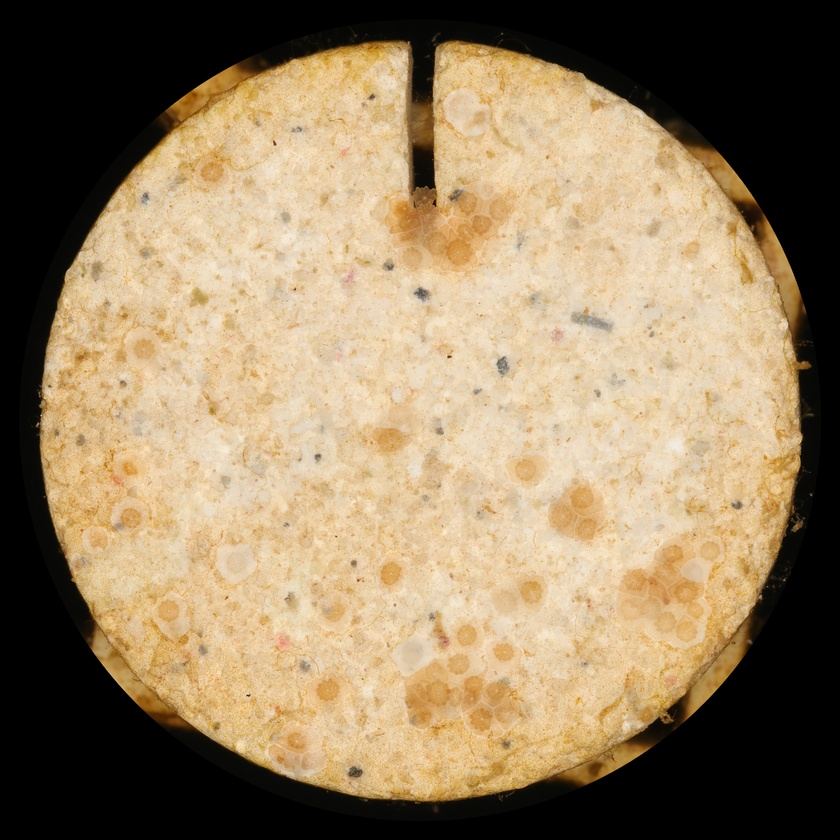
#> input picture Coral/CoralBabies/1.JPG, 840 x 840 px, shrunk from 3532 x 3532 before the run, found by its file name; its folder holds only this picture in this run
$ python Laws.py
#> lines starting #> are read from the running program, lines starting #| are printed output that depends on the picture
import cv2 as cv
import numpy as np
from sklearn.cluster import KMeans

def create_laws_kernels():
    # Define 1D masks
    L5 = np.array([1, 4, 6, 4, 1])  # Level
    E5 = np.array([-1, -2, 0, 2, 1])  # Edge
    S5 = np.array([-1, 0, 2, 0, -1])  # Spot
    R5 = np.array([1, -4, 6, -4, 1])  # Ripple
    W5 = np.array([-1, 2, 0, -2, 1])  # Wave

    # Generate 2D kernels
    kernels = []
    masks = [L5, E5, S5, R5, W5]
    for i in masks:
        for j in masks:
            kernels.append(np.outer(i, j))  # Outer product to create 2D kernel
    return kernels

def laws_texture_segmentation(image, num_segments=3):
    # Generate Laws' kernels
    kernels = create_laws_kernels()

    # Compute texture energy
    energy_maps = []
    for kernel in kernels:
        filtered = cv.filter2D(image, -1, kernel)  # Convolve with the kernel
        energy = cv.GaussianBlur(filtered**2, (5, 5), 0)  # Smooth squared result
        energy_maps.append(energy)

    # Stack energy maps into a single feature vector
    feature_vector = np.stack([e.flatten() for e in energy_maps], axis=1)

    # Perform K-Means clustering with k-means++ initialization
    kmeans = KMeans(n_clusters=num_segments, init='k-means++', random_state=0).fit(feature_vector)
    labels = kmeans.labels_.reshape(image.shape)

    # Create a color-mapped segmentation image
    segmented_image = np.zeros((image.shape[0], image.shape[1], 3), dtype=np.uint8)

    # Define colors for segments
    colors_list = [
        [255, 0, 0],   # Red
        [0, 255, 0],   # Green
        [0, 0, 255],   # Blue
        # Add more colors if needed
    ]

    if num_segments <= len(colors_list):
        colors = np.array(colors_list[:num_segments])
    else:
        # If num_segments is greater than colors_list length, generate random colors
        colors = np.random.randint(0, 255, size=(num_segments, 3))

    for segment in range(num_segments):
        segmented_image[labels == segment] = colors[segment]

    return segmented_image

def main():
    for i in range(1, 7):
        image = cv.imread(f"Coral/CoralBabies/{i}.JPG", cv.IMREAD_GRAYSCALE)
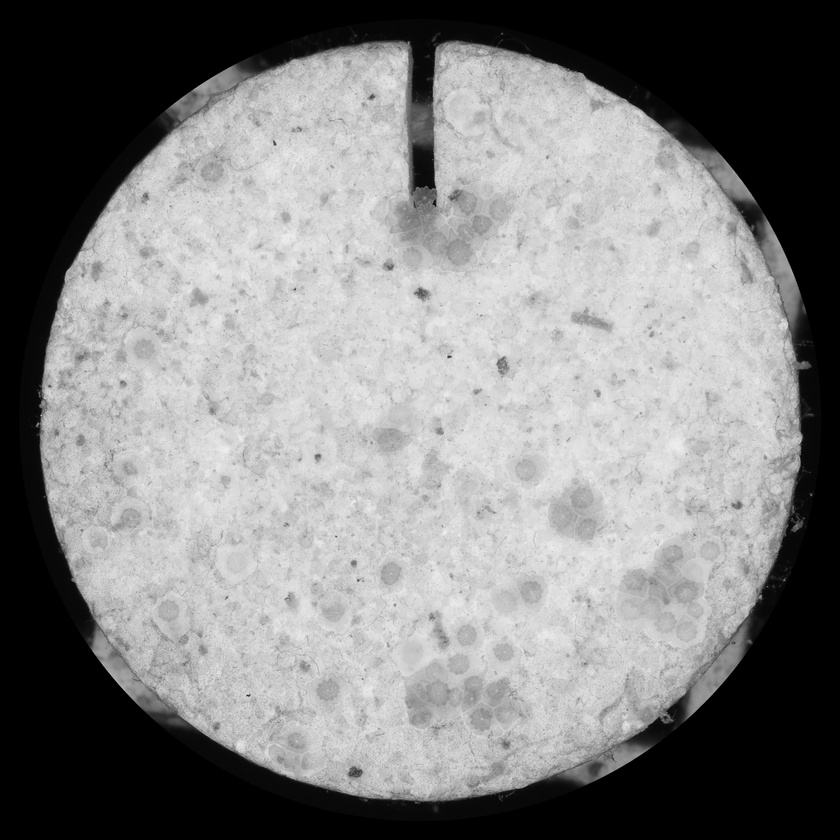
#> image: shape (840, 840); min 0, max 244, mean 130.6
        laws_segmented_image = laws_texture_segmentation(image)
#> the loop in laws_texture_segmentation, `for kernel in kernels:` made 25 passes
#> pass 1, in laws_texture_segmentation, `filtered = cv.filter2D(image, -1, kernel)`:
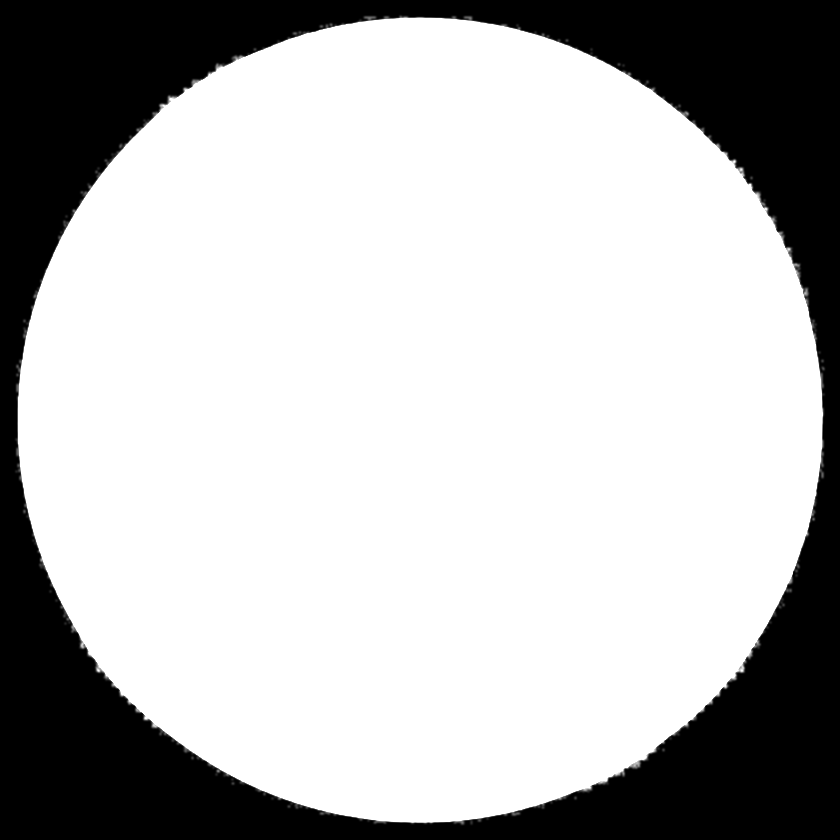
#> filtered: shape (840, 840); min 0, max 255, mean 185
#> pass 1, in laws_texture_segmentation, `energy = cv.GaussianBlur(filtered**2, (5, 5), 0)`:
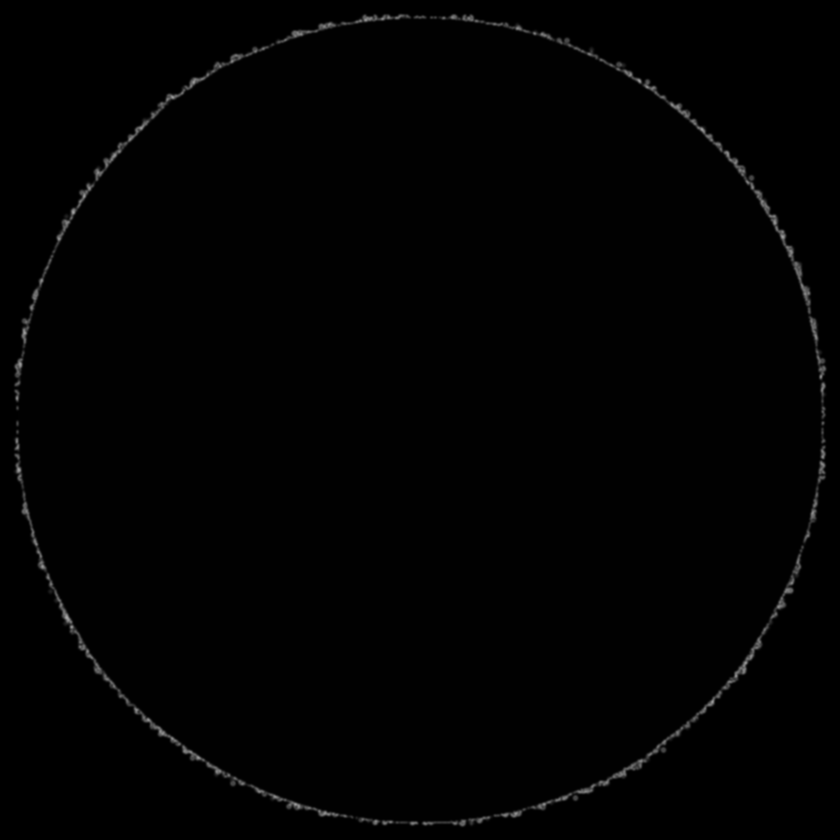
#> energy: shape (840, 840); min 0, max 165, mean 2
#> pass 2, in laws_texture_segmentation, `energy = cv.GaussianBlur(filtered**2, (5, 5), 0)`:
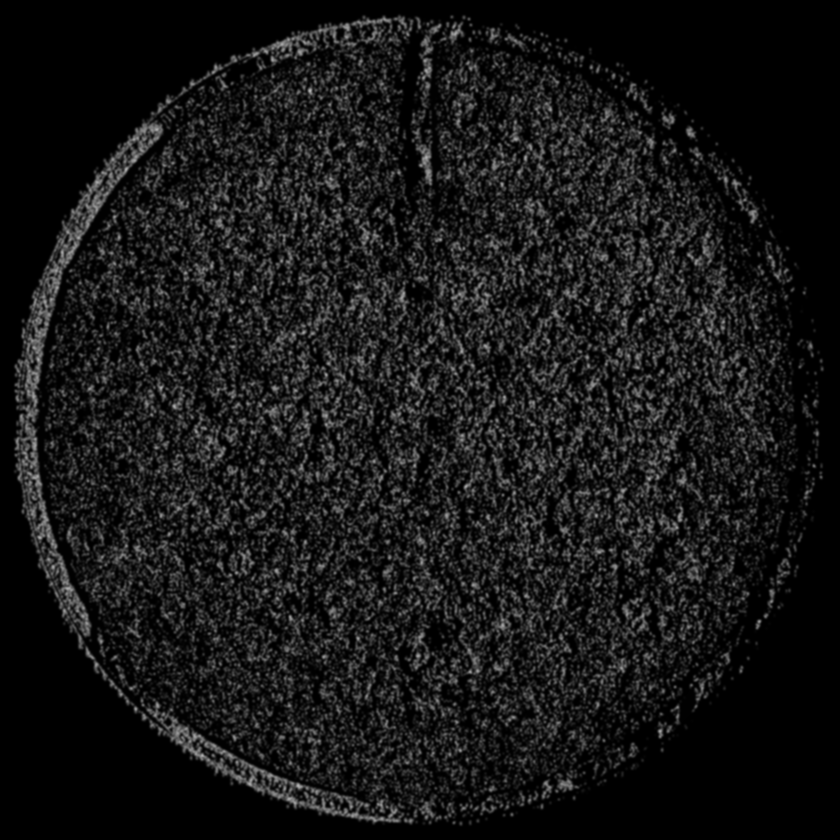
#> energy: shape (840, 840); min 0, max 178, mean 22.8
#> after the loop in laws_texture_segmentation, `for kernel in kernels:`: energy_maps = 25 items
#> in laws_texture_segmentation, `labels = kmeans.labels_.reshape(image.shape)`:
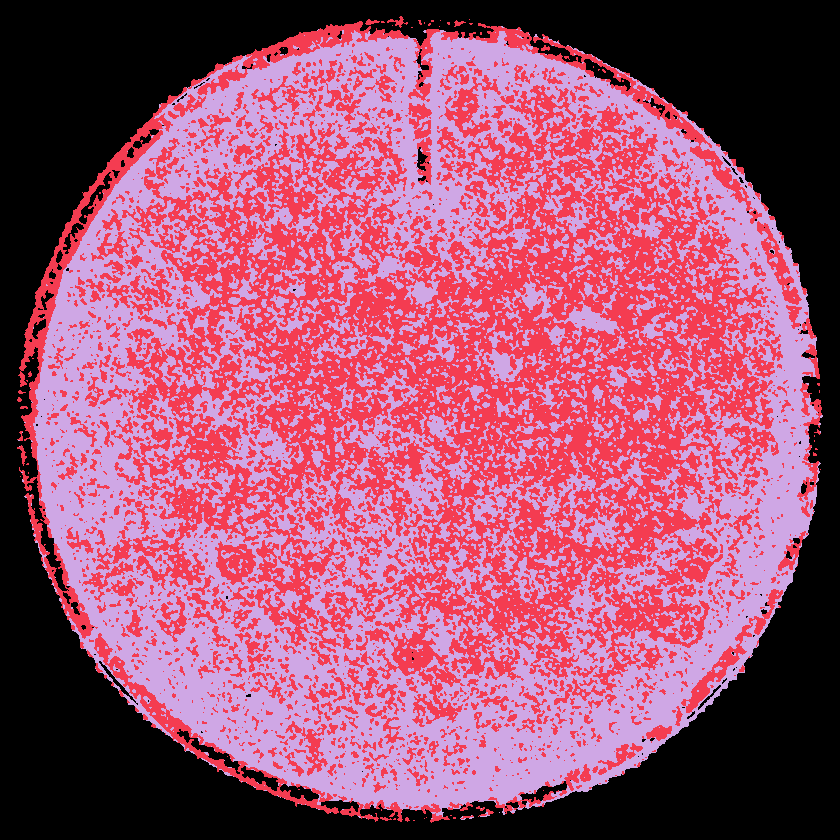
#> labels: shape (840, 840) int32; 3 distinct labels, from 0 to 2; one colour per label, 0 black
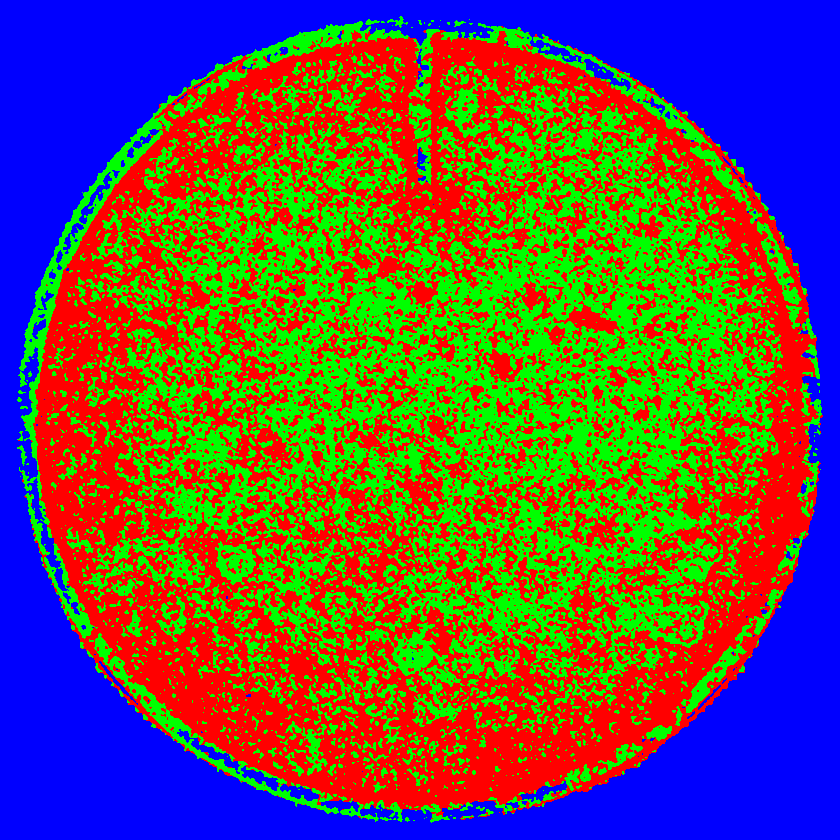
#> laws_segmented_image: shape (840, 840, 3); mean of channels 0, 1, 2 73.7, 84.4, 96.8; drawn as B, G, R
        cv.imwrite(f"Coral/LawsOutput/laws{i}.JPG", laws_segmented_image)
        print("partOne")
    for i in range(1, 3):
        image = cv.imread(f"Geology/GeologyImages/{i}.JPG", cv.IMREAD_GRAYSCALE)
        laws_segmented_image = laws_texture_segmentation(image)
        cv.imwrite(f"Geology/LawsOutput/laws{i}.JPG", laws_segmented_image)
        print("two")

if __name__ == "__main__":
#> (the run stopped early here; a loop or call above may not have finished)
